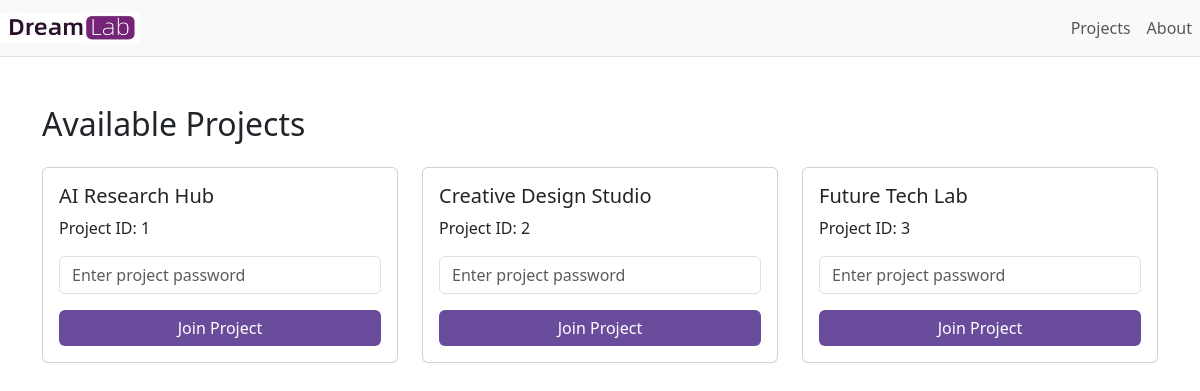
Page /projects (signed in) on the earlier database version.
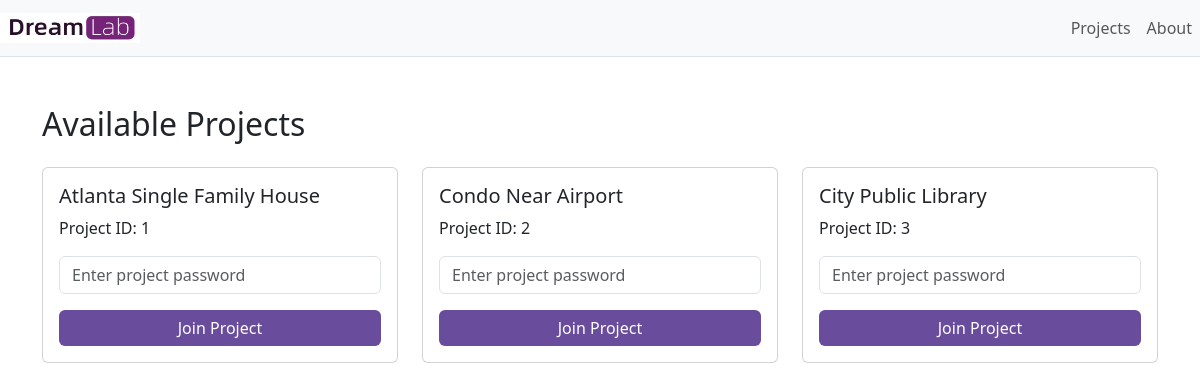
Same page on the later database version.
### model.py (models this page shows)
class Project(db.Model):
    id = db.Column(db.Integer, primary_key=True)
    name = db.Column(db.String(120), nullable=False)
    password = db.Column(db.String(200), nullable=False)

### app.py (the view)
@app.route("/projects")
def projects():
    if "user_id" not in session:
        flash("You need to log in first.")
        return redirect("/login")  # Make sure you redirect to the login page
    projects = Project.query.all()
    return render_template("projects.html", projects=projects)

### templates/projects.html (shortened to what this page needs)
{% extends "base.html" %}
{% block content %}
<div class="container mt-5">
  <h2 class="mb-4">Available Projects</h2>
  <div class="row">
    {% for project in projects %}
    <div class="col-md-4 mb-4">
      <div class="card">
        <div class="card-body">
          <h5 class="card-title">{{ project.name }}</h5>
          <p class="card-text">Project ID: {{ project.id }}</p>
          <form action="{{ url_for('join_project') }}" method="POST">
            <div class="mb-3">
              <input type="password" name="password" class="form-control" placeholder="Enter project password" required>
            </div>
            <button type="submit" class="btn btn-purple w-100">Join Project</button>
          </form>
        </div>
      </div>
    </div>
    {% endfor %}
  </div>
</div>
{% endblock %}

### templates/base.html (shortened to what this page needs)
<!doctype html>
<html lang="en">
<head>
  <link href="https://cdn.jsdelivr.net/npm/bootstrap@5.3.3/dist/css/bootstrap.min.css" rel="stylesheet"
>
  <link rel="stylesheet" type="text/css" href="{{ url_for('static', filename='css/style.css') }}">
</head>
<body>
  <nav class="navbar navbar-expand-lg sticky-top border-bottom bg-light">
    <div class="container-fluid">
      <a class="navbar-brand d-flex align-items-center" href="{{ url_for('home') }}">
        <img src="{{ url_for('static', filename='imgs/icon.png') }}" alt="Logo" width="140" height="30" class="me-2">
      </a>
      <div class="collapse navbar-collapse" id="navbarNav">
        <ul class="navbar-nav ms-auto">
          <li class="nav-item">
            <a class="nav-link {% if active=='artboard' %}active{% endif %}"
              href="{{ url_for('projects', project_id=some_project_id if some_project_id is defined else 0) }}">Projects</a>
          </li>
          <li class="nav-item">
            <a class="nav-link {% if active=='about' %}active{% endif %}" href="{{ url_for('about') }}">About</a>
          </li>
        </ul>
      </div>
    </div>
  </nav>
  {% block content %}
  {% endblock %}
</body>
</html>

### static/css/style.css (style rules this page uses)
body, html { margin: 0; padding: 0; height: 100%; width: 100%; overflow: hidden; display: flex; flex-direction: column; }
.container-fluid { padding-left: 0 !important; padding-right: 0 !important; margin: 0; }
.btn-purple { background-color: #6a4c9c; color: white; border: none; }
input.form-control { width: 100%; }

Differences in the rows shown:
changed Project id 1: name "AI Research Hub" → "Atlanta Single Family House"
changed Project id 2: name "Creative Design Studio" → "Condo Near Airport"
changed Project id 3: name "Future Tech Lab" → "City Public Library"
